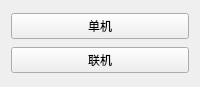
<?xml version="1.0" encoding="UTF-8"?>
<ui version="4.0">
 <class>MainMenu</class>
 <widget class="QWidget" name="MainMenu">
  <property name="geometry">
   <rect>
    <x>0</x>
    <y>0</y>
    <width>200</width>
    <height>87</height>
   </rect>
  </property>
  <property name="windowTitle">
   <string>MainMenu</string>
  </property>
  <layout class="QVBoxLayout" name="verticalLayout">
   <item>
    <widget class="QPushButton" name="singleGameBtn">
     <property name="text">
      <string>单机</string>
     </property>
    </widget>
   </item>
   <item>
    <widget class="QPushButton" name="netGameBtn">
     <property name="text">
      <string>联机</string>
     </property>
    </widget>
   </item>
  </layout>
 </widget>
 <resources/>
 <connections/>
</ui>
